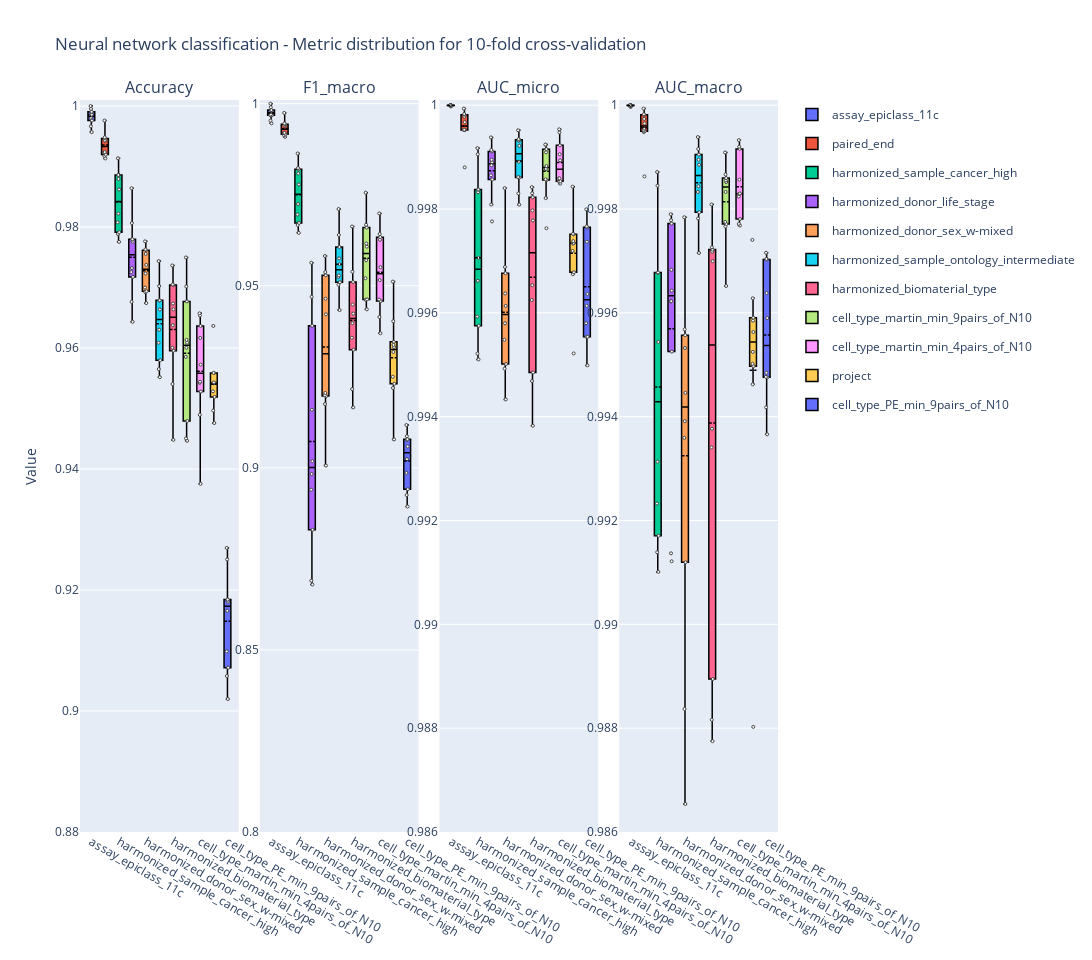

The notebook cell saved with this chart:
### Code cell
fig_logdir = base_fig_dir / "fig2_EpiAtlas_other" / "fig2--NN_perf_across_categories"
fig_logdir.mkdir(parents=False, exist_ok=True)

if mislabel_correction:
    this_fig_logdir = fig_logdir / "post_mislabel_correction"
    this_fig_logdir.mkdir(parents=False, exist_ok=True)
else:
    this_fig_logdir = fig_logdir / "no_mislabel_correction"
    this_fig_logdir.mkdir(parents=False, exist_ok=True)

metrics_full = ["Accuracy", "F1_macro", "AUC_micro", "AUC_macro"]
fig_name = f"{hdf5_type}_perf_across_categories_full"
sorted_task_names = NN_performance_across_classification_tasks(
    split_results_metrics,  # type: ignore
    sort_by_acc=True,
    metric_names=metrics_full,
)

### Figure 1 — Plotly figure (JSON) as saved in the notebook; plotly's stock layout.template omitted (floating-point values rounded to 4 significant figures)
{"data": [{"boxmean": true, "boxpoints": "all", "fillcolor": "#636EFA", "hovertemplate": "%{text}", "legendgroup": "assay_epiclass_11c", "line": {"color": "black", "width": 1.5}, "marker": {"color": "white", "line": {"width": 1}, "size": 3}, "name": "assay_epiclass_11c", "pointpos": 0, "showlegend": true, "text": ["split0: 0.9991", "split1: 0.9986", "split2: 0.9981", "split3: 0.9986", "split4: 0.9967", "split5: 1.0000", "split6: 0.9995", "split7: 0.9976", "split8: 0.9990", "split9: 0.9957"], "type": "box", "width": 0.5, "xaxis": "x", "y": [0.9991, 0.9986, 0.9981, 0.9986, 0.9967, 1, 0.9995, 0.9976, 0.999, 0.9957], "yaxis": "y"}, {"boxmean": true, "boxpoints": "all", "fillcolor": "#EF553B", "hovertemplate": "%{text}", "legendgroup": "paired_end", "line": {"color": "black", "width": 1.5}, "marker": {"color": "white", "line": {"width": 1}, "size": 3}, "name": "paired_end", "pointpos": 0, "showlegend": true, "text": ["split0: 0.9920", "split1: 0.9948", "split2: 0.9943", "split3: 0.9923", "split4: 0.9943", "split5: 0.9913", "split6: 0.9947", "split7: 0.9918", "split8: 0.9976", "split9: 0.9924"], "type": "box", "width": 0.5, "xaxis": "x", "y": [0.992, 0.9948, 0.9943, 0.9923, 0.9943, 0.9913, 0.9947, 0.9918, 0.9976, 0.9924], "yaxis": "y"}, {"boxmean": true, "boxpoints": "all", "fillcolor": "#00CC96", "hovertemplate": "%{text}", "legendgroup": "harmonized_sample_cancer_high", "line": {"color": "black", "width": 1.5}, "marker": {"color": "white", "line": {"width": 1}, "size": 3}, "name": "harmonized_sample_cancer_high", "pointpos": 0, "showlegend": true, "text": ["split0: 0.9791", "split1: 0.9862", "split2: 0.9789", "split3: 0.9776", "split4: 0.9879", "split5: 0.9886", "split6: 0.9914", "split7: 0.9886", "split8: 0.9822", "split9: 0.9808"], "type": "box", "width": 0.5, "xaxis": "x", "y": [0.9791, 0.9862, 0.9789, 0.9776, 0.9879, 0.9886, 0.9914, 0.9886, 0.9822, 0.9808], "yaxis": "y"}, {"boxmean": true, "boxpoints": "all", "fillcolor": "#AB63FA", "hovertemplate": "%{text}", "legendgroup": "harmonized_donor_life_stage", "line": {"color": "black", "width": 1.5}, "marker": {"color": "white", "line": {"width": 1}, "size": 3}, "name": "harmonized_donor_life_stage", "pointpos": 0, "showlegend": true, "text": ["split0: 0.9776", "split1: 0.9676", "split2: 0.9732", "split3: 0.9643", "split4: 0.9806", "split5: 0.9864", "split6: 0.9780", "split7: 0.9779", "split8: 0.9725", "split9: 0.9718"], "type": "box", "width": 0.5, "xaxis": "x", "y": [0.9776, 0.9676, 0.9732, 0.9643, 0.9806, 0.9864, 0.978, 0.9779, 0.9725, 0.9718], "yaxis": "y"}, {"boxmean": true, "boxpoints": "all", "fillcolor": "#FFA15A", "hovertemplate": "%{text}", "legendgroup": "harmonized_donor_sex_w-mixed", "line": {"color": "black", "width": 1.5}, "marker": {"color": "white", "line": {"width": 1}, "size": 3}, "name": "harmonized_donor_sex_w-mixed", "pointpos": 0, "showlegend": true, "text": ["split0: 0.9763", "split1: 0.9737", "split2: 0.9762", "split3: 0.9700", "split4: 0.9674", "split5: 0.9692", "split6: 0.9756", "split7: 0.9723", "split8: 0.9776", "split9: 0.9694"], "type": "box", "width": 0.5, "xaxis": "x", "y": [0.9763, 0.9737, 0.9762, 0.97, 0.9674, 0.9692, 0.9756, 0.9723, 0.9776, 0.9694], "yaxis": "y"}, {"boxmean": true, "boxpoints": "all", "fillcolor": "#19D3F3", "hovertemplate": "%{text}", "legendgroup": "harmonized_sample_ontology_intermediate", "line": {"color": "black", "width": 1.5}, "marker": {"color": "white", "line": {"width": 1}, "size": 3}, "name": "harmonized_sample_ontology_intermediate", "pointpos": 0, "showlegend": true, "text": ["split0: 0.9678", "split1: 0.9702", "split2: 0.9565", "split3: 0.9609", "split4: 0.9664", "split5: 0.9630", "split6: 0.9679", "split7: 0.9552", "split8: 0.9744", "split9: 0.9580"], "type": "box", "width": 0.5, "xaxis": "x", "y": [0.9678, 0.9702, 0.9565, 0.9609, 0.9664, 0.963, 0.9679, 0.9552, 0.9744, 0.958], "yaxis": "y"}, {"boxmean": true, "boxpoints": "all", "fillcolor": "#FF6692", "hovertemplate": "%{text}", "legendgroup": "harmonized_biomaterial_type", "line": {"color": "black", "width": 1.5}, "marker": {"color": "white", "line": {"width": 1}, "size": 3}, "name": "harmonized_biomaterial_type", "pointpos": 0, "showlegend": true, "text": ["split0: 0.9664", "split1: 0.9596", "split2: 0.9704", "split3: 0.9600", "split4: 0.9448", "split5: 0.9540", "split6: 0.9638", "split7: 0.9736", "split8: 0.9674", "split9: 0.9705"], "type": "box", "width": 0.5, "xaxis": "x", "y": [0.9664, 0.9596, 0.9704, 0.96, 0.9448, 0.954, 0.9638, 0.9736, 0.9674, 0.9705], "yaxis": "y"}, {"boxmean": true, "boxpoints": "all", "fillcolor": "#B6E880", "hovertemplate": "%{text}", "legendgroup": "cell_type_martin_min_9pairs_of_N10", "line": {"color": "black", "width": 1.5}, "marker": {"color": "white", "line": {"width": 1}, "size": 3}, "name": "cell_type_martin_min_9pairs_of_N10", "pointpos": 0, "showlegend": true, "text": ["split0: 0.9750", "split1: 0.9613", "split2: 0.9479", "split3: 0.9702", "split4: 0.9447", "split5: 0.9585", "split6: 0.9677", "split7: 0.9609", "split8: 0.9451", "split9: 0.9600"], "type": "box", "width": 0.5, "xaxis": "x", "y": [0.975, 0.9613, 0.9479, 0.9702, 0.9447, 0.9585, 0.9677, 0.9609, 0.9451, 0.96], "yaxis": "y"}, {"boxmean": true, "boxpoints": "all", "fillcolor": "#FF97FF", "hovertemplate": "%{text}", "legendgroup": "cell_type_martin_min_4pairs_of_N10", "line": {"color": "black", "width": 1.5}, "marker": {"color": "white", "line": {"width": 1}, "size": 3}, "name": "cell_type_martin_min_4pairs_of_N10", "pointpos": 0, "showlegend": true, "text": ["split0: 0.9657", "split1: 0.9542", "split2: 0.9617", "split3: 0.9573", "split4: 0.9490", "split5: 0.9544", "split6: 0.9637", "split7: 0.9528", "split8: 0.9376", "split9: 0.9654"], "type": "box", "width": 0.5, "xaxis": "x", "y": [0.9657, 0.9542, 0.9617, 0.9573, 0.949, 0.9544, 0.9637, 0.9528, 0.9376, 0.9654], "yaxis": "y"}, {"boxmean": true, "boxpoints": "all", "fillcolor": "#FECB52", "hovertemplate": "%{text}", "legendgroup": "project", "line": {"color": "black", "width": 1.5}, "marker": {"color": "white", "line": {"width": 1}, "size": 3}, "name": "project", "pointpos": 0, "showlegend": true, "text": ["split0: 0.9637", "split1: 0.9528", "split2: 0.9543", "split3: 0.9497", "split4: 0.9476", "split5: 0.9542", "split6: 0.9519", "split7: 0.9559", "split8: 0.9542", "split9: 0.9559"], "type": "box", "width": 0.5, "xaxis": "x", "y": [0.9637, 0.9528, 0.9543, 0.9497, 0.9476, 0.9542, 0.9519, 0.9559, 0.9542, 0.9559], "yaxis": "y"}, {"boxmean": true, "boxpoints": "all", "fillcolor": "#636EFA", "hovertemplate": "%{text}", "legendgroup": "cell_type_PE_min_9pairs_of_N10", "line": {"color": "black", "width": 1.5}, "marker": {"color": "white", "line": {"width": 1}, "size": 3}, "name": "cell_type_PE_min_9pairs_of_N10", "pointpos": 0, "showlegend": true, "text": ["split0: 0.9166", "split1: 0.9072", "split2: 0.9184", "split3: 0.9020", "split4: 0.9058", "split5: 0.9181", "split6: 0.9251", "split7: 0.9270", "split8: 0.9099", "split9: 0.9184"], "type": "box", "width": 0.5, "xaxis": "x", "y": [0.9166, 0.9072, 0.9184, 0.902, 0.9058, 0.9181, 0.9251, 0.927, 0.9099, 0.9184], "yaxis": "y"}, {"boxmean": true, "boxpoints": "all", "fillcolor": "#636EFA", "hovertemplate": "%{text}", "legendgroup": "assay_epiclass_11c", "line": {"color": "black", "width": 1.5}, "marker": {"color": "white", "line": {"width": 1}, "size": 3}, "name": "assay_epiclass_11c", "pointpos": 0, "showlegend": false, "text": ["split0: 0.9982", "split1: 0.9980", "split2: 0.9968", "split3: 0.9970", "split4: 0.9946", "split5: 1.0000", "split6: 0.9990", "split7: 0.9968", "split8: 0.9982", "split9: 0.9954"], "type": "box", "width": 0.5, "xaxis": "x2", "y": [0.9982, 0.998, 0.9968, 0.997, 0.9946, 1, 0.999, 0.9968, 0.9982, 0.9954], "yaxis": "y2"}, {"boxmean": true, "boxpoints": "all", "fillcolor": "#EF553B", "hovertemplate": "%{text}", "legendgroup": "paired_end", "line": {"color": "black", "width": 1.5}, "marker": {"color": "white", "line": {"width": 1}, "size": 3}, "name": "paired_end", "pointpos": 0, "showlegend": false, "text": ["split0: 0.9916", "split1: 0.9946", "split2: 0.9940", "split3: 0.9919", "split4: 0.9940", "split5: 0.9909", "split6: 0.9944", "split7: 0.9913", "split8: 0.9975", "split9: 0.9920"], "type": "box", "width": 0.5, "xaxis": "x2", "y": [0.9916, 0.9946, 0.994, 0.9919, 0.994, 0.9909, 0.9944, 0.9913, 0.9975, 0.992], "yaxis": "y2"}, {"boxmean": true, "boxpoints": "all", "fillcolor": "#00CC96", "hovertemplate": "%{text}", "legendgroup": "harmonized_sample_cancer_high", "line": {"color": "black", "width": 1.5}, "marker": {"color": "white", "line": {"width": 1}, "size": 3}, "name": "harmonized_sample_cancer_high", "pointpos": 0, "showlegend": false, "text": ["split0: 0.9672", "split1: 0.9778", "split2: 0.9666", "split3: 0.9645", "split4: 0.9808", "split5: 0.9823", "split6: 0.9863", "split7: 0.9820", "split8: 0.9724", "split9: 0.9696"], "type": "box", "width": 0.5, "xaxis": "x2", "y": [0.9672, 0.9778, 0.9666, 0.9645, 0.9808, 0.9823, 0.9863, 0.982, 0.9724, 0.9696], "yaxis": "y2"}, {"boxmean": true, "boxpoints": "all", "fillcolor": "#AB63FA", "hovertemplate": "%{text}", "legendgroup": "harmonized_donor_life_stage", "line": {"color": "black", "width": 1.5}, "marker": {"color": "white", "line": {"width": 1}, "size": 3}, "name": "harmonized_donor_life_stage", "pointpos": 0, "showlegend": false, "text": ["split0: 0.8983", "split1: 0.8830", "split2: 0.9159", "split3: 0.8940", "split4: 0.8680", "split5: 0.9470", "split6: 0.9390", "split7: 0.9563", "split8: 0.8690", "split9: 0.9018"], "type": "box", "width": 0.5, "xaxis": "x2", "y": [0.8983, 0.883, 0.9159, 0.894, 0.868, 0.947, 0.939, 0.9563, 0.869, 0.9018], "yaxis": "y2"}, {"boxmean": true, "boxpoints": "all", "fillcolor": "#FFA15A", "hovertemplate": "%{text}", "legendgroup": "harmonized_donor_sex_w-mixed", "line": {"color": "black", "width": 1.5}, "marker": {"color": "white", "line": {"width": 1}, "size": 3}, "name": "harmonized_donor_sex_w-mixed", "pointpos": 0, "showlegend": false, "text": ["split0: 0.9537", "split1: 0.9199", "split2: 0.9197", "split3: 0.9006", "split4: 0.9175", "split5: 0.9421", "split6: 0.9465", "split7: 0.9582", "split8: 0.9206", "split9: 0.9529"], "type": "box", "width": 0.5, "xaxis": "x2", "y": [0.9537, 0.9199, 0.9197, 0.9006, 0.9175, 0.9421, 0.9465, 0.9582, 0.9206, 0.9529], "yaxis": "y2"}, {"boxmean": true, "boxpoints": "all", "fillcolor": "#19D3F3", "hovertemplate": "%{text}", "legendgroup": "harmonized_sample_ontology_intermediate", "line": {"color": "black", "width": 1.5}, "marker": {"color": "white", "line": {"width": 1}, "size": 3}, "name": "harmonized_sample_ontology_intermediate", "pointpos": 0, "showlegend": false, "text": ["split0: 0.9575", "split1: 0.9639", "split2: 0.9503", "split3: 0.9510", "split4: 0.9559", "split5: 0.9524", "split6: 0.9606", "split7: 0.9528", "split8: 0.9711", "split9: 0.9433"], "type": "box", "width": 0.5, "xaxis": "x2", "y": [0.9575, 0.9639, 0.9503, 0.951, 0.9559, 0.9524, 0.9606, 0.9528, 0.9711, 0.9433], "yaxis": "y2"}, {"boxmean": true, "boxpoints": "all", "fillcolor": "#FF6692", "hovertemplate": "%{text}", "legendgroup": "harmonized_biomaterial_type", "line": {"color": "black", "width": 1.5}, "marker": {"color": "white", "line": {"width": 1}, "size": 3}, "name": "harmonized_biomaterial_type", "pointpos": 0, "showlegend": false, "text": ["split0: 0.9397", "split1: 0.9325", "split2: 0.9538", "split3: 0.9357", "split4: 0.9166", "split5: 0.9216", "split6: 0.9424", "split7: 0.9663", "split8: 0.9448", "split9: 0.9510"], "type": "box", "width": 0.5, "xaxis": "x2", "y": [0.9397, 0.9325, 0.9538, 0.9357, 0.9166, 0.9216, 0.9424, 0.9663, 0.9448, 0.951], "yaxis": "y2"}, {"boxmean": true, "boxpoints": "all", "fillcolor": "#B6E880", "hovertemplate": "%{text}", "legendgroup": "cell_type_martin_min_9pairs_of_N10", "line": {"color": "black", "width": 1.5}, "marker": {"color": "white", "line": {"width": 1}, "size": 3}, "name": "cell_type_martin_min_9pairs_of_N10", "pointpos": 0, "showlegend": false, "text": ["split0: 0.9756", "split1: 0.9616", "split2: 0.9461", "split3: 0.9660", "split4: 0.9435", "split5: 0.9521", "split6: 0.9667", "split7: 0.9570", "split8: 0.9462", "split9: 0.9607"], "type": "box", "width": 0.5, "xaxis": "x2", "y": [0.9756, 0.9616, 0.9461, 0.966, 0.9435, 0.9521, 0.9667, 0.957, 0.9462, 0.9607], "yaxis": "y2"}, {"boxmean": true, "boxpoints": "all", "fillcolor": "#FF97FF", "hovertemplate": "%{text}", "legendgroup": "cell_type_martin_min_4pairs_of_N10", "line": {"color": "black", "width": 1.5}, "marker": {"color": "white", "line": {"width": 1}, "size": 3}, "name": "cell_type_martin_min_4pairs_of_N10", "pointpos": 0, "showlegend": false, "text": ["split0: 0.9642", "split1: 0.9551", "split2: 0.9633", "split3: 0.9516", "split4: 0.9458", "split5: 0.9462", "split6: 0.9626", "split7: 0.9414", "split8: 0.9369", "split9: 0.9699"], "type": "box", "width": 0.5, "xaxis": "x2", "y": [0.9642, 0.9551, 0.9633, 0.9516, 0.9458, 0.9462, 0.9626, 0.9414, 0.9369, 0.9699], "yaxis": "y2"}, {"boxmean": true, "boxpoints": "all", "fillcolor": "#FECB52", "hovertemplate": "%{text}", "legendgroup": "project", "line": {"color": "black", "width": 1.5}, "marker": {"color": "white", "line": {"width": 1}, "size": 3}, "name": "project", "pointpos": 0, "showlegend": false, "text": ["split0: 0.9511", "split1: 0.9318", "split2: 0.9231", "split3: 0.9338", "split4: 0.9219", "split5: 0.9332", "split6: 0.9346", "split7: 0.9403", "split8: 0.9078", "split9: 0.9250"], "type": "box", "width": 0.5, "xaxis": "x2", "y": [0.9511, 0.9318, 0.9231, 0.9338, 0.9219, 0.9332, 0.9346, 0.9403, 0.9078, 0.925], "yaxis": "y2"}, {"boxmean": true, "boxpoints": "all", "fillcolor": "#636EFA", "hovertemplate": "%{text}", "legendgroup": "cell_type_PE_min_9pairs_of_N10", "line": {"color": "black", "width": 1.5}, "marker": {"color": "white", "line": {"width": 1}, "size": 3}, "name": "cell_type_PE_min_9pairs_of_N10", "pointpos": 0, "showlegend": false, "text": ["split0: 0.9079", "split1: 0.8925", "split2: 0.9087", "split3: 0.8894", "split4: 0.8941", "split5: 0.9024", "split6: 0.9077", "split7: 0.9118", "split8: 0.8986", "split9: 0.9059"], "type": "box", "width": 0.5, "xaxis": "x2", "y": [0.9079, 0.8925, 0.9087, 0.8894, 0.8941, 0.9024, 0.9077, 0.9118, 0.8986, 0.9059], "yaxis": "y2"}, {"boxmean": true, "boxpoints": "all", "fillcolor": "#636EFA", "hovertemplate": "%{text}", "legendgroup": "assay_epiclass_11c", "line": {"color": "black", "width": 1.5}, "marker": {"color": "white", "line": {"width": 1}, "size": 3}, "name": "assay_epiclass_11c", "pointpos": 0, "showlegend": false, "text": ["split0: 1.0000", "split1: 1.0000", "split2: 1.0000", "split3: 1.0000", "split4: 1.0000", "split5: 1.0000", "split6: 1.0000", "split7: 1.0000", "split8: 1.0000", "split9: 1.0000"], "type": "box", "width": 0.5, "xaxis": "x3", "y": [1.0, 1.0, 1.0, 1.0, 1.0, 1, 1.0, 1.0, 1.0, 1.0], "yaxis": "y3"}, {"boxmean": true, "boxpoints": "all", "fillcolor": "#EF553B", "hovertemplate": "%{text}", "legendgroup": "paired_end", "line": {"color": "black", "width": 1.5}, "marker": {"color": "white", "line": {"width": 1}, "size": 3}, "name": "paired_end", "pointpos": 0, "showlegend": false, "text": ["split0: 0.9995", "split1: 0.9998", "split2: 0.9995", "split3: 0.9995", "split4: 0.9997", "split5: 0.9988", "split6: 0.9998", "split7: 0.9995", "split8: 0.9999", "split9: 0.9998"], "type": "box", "width": 0.5, "xaxis": "x3", "y": [0.9995, 0.9998, 0.9995, 0.9995, 0.9997, 0.9988, 0.9998, 0.9995, 0.9999, 0.9998], "yaxis": "y3"}, {"boxmean": true, "boxpoints": "all", "fillcolor": "#00CC96", "hovertemplate": "%{text}", "legendgroup": "harmonized_sample_cancer_high", "line": {"color": "black", "width": 1.5}, "marker": {"color": "white", "line": {"width": 1}, "size": 3}, "name": "harmonized_sample_cancer_high", "pointpos": 0, "showlegend": false, "text": ["split0: 0.9952", "split1: 0.9958", "split2: 0.9966", "split3: 0.9959", "split4: 0.9983", "split5: 0.9984", "split6: 0.9991", "split7: 0.9992", "split8: 0.9951", "split9: 0.9971"], "type": "box", "width": 0.5, "xaxis": "x3", "y": [0.9952, 0.9958, 0.9966, 0.9959, 0.9983, 0.9984, 0.9991, 0.9992, 0.9951, 0.9971], "yaxis": "y3"}, {"boxmean": true, "boxpoints": "all", "fillcolor": "#AB63FA", "hovertemplate": "%{text}", "legendgroup": "harmonized_donor_life_stage", "line": {"color": "black", "width": 1.5}, "marker": {"color": "white", "line": {"width": 1}, "size": 3}, "name": "harmonized_donor_life_stage", "pointpos": 0, "showlegend": false, "text": ["split0: 0.9989", "split1: 0.9981", "split2: 0.9978", "split3: 0.9988", "split4: 0.9989", "split5: 0.9994", "split6: 0.9991", "split7: 0.9991", "split8: 0.9986", "split9: 0.9986"], "type": "box", "width": 0.5, "xaxis": "x3", "y": [0.9989, 0.9981, 0.9978, 0.9988, 0.9989, 0.9994, 0.9991, 0.9991, 0.9986, 0.9986], "yaxis": "y3"}, {"boxmean": true, "boxpoints": "all", "fillcolor": "#FFA15A", "hovertemplate": "%{text}", "legendgroup": "harmonized_donor_sex_w-mixed", "line": {"color": "black", "width": 1.5}, "marker": {"color": "white", "line": {"width": 1}, "size": 3}, "name": "harmonized_donor_sex_w-mixed", "pointpos": 0, "showlegend": false, "text": ["split0: 0.9961", "split1: 0.9943", "split2: 0.9969", "split3: 0.9955", "split4: 0.9958", "split5: 0.9964", "split6: 0.9968", "split7: 0.9949", "split8: 0.9984", "split9: 0.9950"], "type": "box", "width": 0.5, "xaxis": "x3", "y": [0.9961, 0.9943, 0.9969, 0.9955, 0.9958, 0.9964, 0.9968, 0.9949, 0.9984, 0.995], "yaxis": "y3"}, {"boxmean": true, "boxpoints": "all", "fillcolor": "#19D3F3", "hovertemplate": "%{text}", "legendgroup": "harmonized_sample_ontology_intermediate", "line": {"color": "black", "width": 1.5}, "marker": {"color": "white", "line": {"width": 1}, "size": 3}, "name": "harmonized_sample_ontology_intermediate", "pointpos": 0, "showlegend": false, "text": ["split0: 0.9993", "split1: 0.9986", "split2: 0.9983", "split3: 0.9992", "split4: 0.9986", "split5: 0.9993", "split6: 0.9989", "split7: 0.9981", "split8: 0.9995", "split9: 0.9993"], "type": "box", "width": 0.5, "xaxis": "x3", "y": [0.9993, 0.9986, 0.9983, 0.9992, 0.9986, 0.9993, 0.9989, 0.9981, 0.9995, 0.9993], "yaxis": "y3"}, {"boxmean": true, "boxpoints": "all", "fillcolor": "#FF6692", "hovertemplate": "%{text}", "legendgroup": "harmonized_biomaterial_type", "line": {"color": "black", "width": 1.5}, "marker": {"color": "white", "line": {"width": 1}, "size": 3}, "name": "harmonized_biomaterial_type", "pointpos": 0, "showlegend": false, "text": ["split0: 0.9978", "split1: 0.9947", "split2: 0.9984", "split3: 0.9962", "split4: 0.9938", "split5: 0.9949", "split6: 0.9965", "split7: 0.9982", "split8: 0.9980", "split9: 0.9983"], "type": "box", "width": 0.5, "xaxis": "x3", "y": [0.9978, 0.9947, 0.9984, 0.9962, 0.9938, 0.9949, 0.9965, 0.9982, 0.998, 0.9983], "yaxis": "y3"}, {"boxmean": true, "boxpoints": "all", "fillcolor": "#B6E880", "hovertemplate": "%{text}", "legendgroup": "cell_type_martin_min_9pairs_of_N10", "line": {"color": "black", "width": 1.5}, "marker": {"color": "white", "line": {"width": 1}, "size": 3}, "name": "cell_type_martin_min_9pairs_of_N10", "pointpos": 0, "showlegend": false, "text": ["split0: 0.9982", "split1: 0.9992", "split2: 0.9986", "split3: 0.9991", "split4: 0.9976", "split5: 0.9988", "split6: 0.9992", "split7: 0.9992", "split8: 0.9986", "split9: 0.9988"], "type": "box", "width": 0.5, "xaxis": "x3", "y": [0.9982, 0.9992, 0.9986, 0.9991, 0.9976, 0.9988, 0.9992, 0.9992, 0.9986, 0.9988], "yaxis": "y3"}, {"boxmean": true, "boxpoints": "all", "fillcolor": "#FF97FF", "hovertemplate": "%{text}", "legendgroup": "cell_type_martin_min_4pairs_of_N10", "line": {"color": "black", "width": 1.5}, "marker": {"color": "white", "line": {"width": 1}, "size": 3}, "name": "cell_type_martin_min_4pairs_of_N10", "pointpos": 0, "showlegend": false, "text": ["split0: 0.9991", "split1: 0.9992", "split2: 0.9986", "split3: 0.9985", "split4: 0.9989", "split5: 0.9985", "split6: 0.9995", "split7: 0.9986", "split8: 0.9985", "split9: 0.9995"], "type": "box", "width": 0.5, "xaxis": "x3", "y": [0.9991, 0.9992, 0.9986, 0.9985, 0.9989, 0.9985, 0.9995, 0.9986, 0.9985, 0.9995], "yaxis": "y3"}, {"boxmean": true, "boxpoints": "all", "fillcolor": "#FECB52", "hovertemplate": "%{text}", "legendgroup": "project", "line": {"color": "black", "width": 1.5}, "marker": {"color": "white", "line": {"width": 1}, "size": 3}, "name": "project", "pointpos": 0, "showlegend": false, "text": ["split0: 0.9973", "split1: 0.9975", "split2: 0.9975", "split3: 0.9972", "split4: 0.9974", "split5: 0.9967", "split6: 0.9952", "split7: 0.9968", "split8: 0.9973", "split9: 0.9984"], "type": "box", "width": 0.5, "xaxis": "x3", "y": [0.9973, 0.9975, 0.9975, 0.9972, 0.9974, 0.9967, 0.9952, 0.9968, 0.9973, 0.9984], "yaxis": "y3"}, {"boxmean": true, "boxpoints": "all", "fillcolor": "#636EFA", "hovertemplate": "%{text}", "legendgroup": "cell_type_PE_min_9pairs_of_N10", "line": {"color": "black", "width": 1.5}, "marker": {"color": "white", "line": {"width": 1}, "size": 3}, "name": "cell_type_PE_min_9pairs_of_N10", "pointpos": 0, "showlegend": false, "text": ["split0: 0.9974", "split1: 0.9950", "split2: 0.9955", "split3: 0.9964", "split4: 0.9955", "split5: 0.9977", "split6: 0.9976", "split7: 0.9980", "split8: 0.9961", "split9: 0.9958"], "type": "box", "width": 0.5, "xaxis": "x3", "y": [0.9974, 0.995, 0.9955, 0.9964, 0.9955, 0.9977, 0.9976, 0.998, 0.9961, 0.9958], "yaxis": "y3"}, {"boxmean": true, "boxpoints": "all", "fillcolor": "#636EFA", "hovertemplate": "%{text}", "legendgroup": "assay_epiclass_11c", "line": {"color": "black", "width": 1.5}, "marker": {"color": "white", "line": {"width": 1}, "size": 3}, "name": "assay_epiclass_11c", "pointpos": 0, "showlegend": false, "text": ["split0: 1.0000", "split1: 1.0000", "split2: 1.0000", "split3: 1.0000", "split4: 1.0000", "split5: 1.0000", "split6: 1.0000", "split7: 1.0000", "split8: 1.0000", "split9: 1.0000"], "type": "box", "width": 0.5, "xaxis": "x4", "y": [1, 1.0, 1.0, 1.0, 1.0, 1, 1.0, 1, 1.0, 1.0], "yaxis": "y4"}, {"boxmean": true, "boxpoints": "all", "fillcolor": "#EF553B", "hovertemplate": "%{text}", "legendgroup": "paired_end", "line": {"color": "black", "width": 1.5}, "marker": {"color": "white", "line": {"width": 1}, "size": 3}, "name": "paired_end", "pointpos": 0, "showlegend": false, "text": ["split0: 0.9995", "split1: 0.9997", "split2: 0.9995", "split3: 0.9995", "split4: 0.9996", "split5: 0.9986", "split6: 0.9998", "split7: 0.9995", "split8: 0.9999", "split9: 0.9998"], "type": "box", "width": 0.5, "xaxis": "x4", "y": [0.9995, 0.9997, 0.9995, 0.9995, 0.9996, 0.9986, 0.9998, 0.9995, 0.9999, 0.9998], "yaxis": "y4"}, {"boxmean": true, "boxpoints": "all", "fillcolor": "#00CC96", "hovertemplate": "%{text}", "legendgroup": "harmonized_sample_cancer_high", "line": {"color": "black", "width": 1.5}, "marker": {"color": "white", "line": {"width": 1}, "size": 3}, "name": "harmonized_sample_cancer_high", "pointpos": 0, "showlegend": false, "text": ["split0: 0.9917", "split1: 0.9910", "split2: 0.9931", "split3: 0.9923", "split4: 0.9968", "split5: 0.9968", "split6: 0.9987", "split7: 0.9984", "split8: 0.9914", "split9: 0.9954"], "type": "box", "width": 0.5, "xaxis": "x4", "y": [0.9917, 0.991, 0.9931, 0.9923, 0.9968, 0.9968, 0.9987, 0.9984, 0.9914, 0.9954], "yaxis": "y4"}, {"boxmean": true, "boxpoints": "all", "fillcolor": "#AB63FA", "hovertemplate": "%{text}", "legendgroup": "harmonized_donor_life_stage", "line": {"color": "black", "width": 1.5}, "marker": {"color": "white", "line": {"width": 1}, "size": 3}, "name": "harmonized_donor_life_stage", "pointpos": 0, "showlegend": false, "text": ["split0: 0.9968", "split1: 0.9953", "split2: 0.9912", "split3: 0.9962", "split4: 0.9962", "split5: 0.9979", "split6: 0.9977", "split7: 0.9978", "split8: 0.9914", "split9: 0.9964"], "type": "box", "width": 0.5, "xaxis": "x4", "y": [0.9968, 0.9953, 0.9912, 0.9962, 0.9962, 0.9979, 0.9977, 0.9978, 0.9914, 0.9964], "yaxis": "y4"}, {"boxmean": true, "boxpoints": "all", "fillcolor": "#FFA15A", "hovertemplate": "%{text}", "legendgroup": "harmonized_donor_sex_w-mixed", "line": {"color": "black", "width": 1.5}, "marker": {"color": "white", "line": {"width": 1}, "size": 3}, "name": "harmonized_donor_sex_w-mixed", "pointpos": 0, "showlegend": false, "text": ["split0: 0.9865", "split1: 0.9884", "split2: 0.9945", "split3: 0.9936", "split4: 0.9953", "split5: 0.9956", "split6: 0.9957", "split7: 0.9912", "split8: 0.9978", "split9: 0.9939"], "type": "box", "width": 0.5, "xaxis": "x4", "y": [0.9865, 0.9884, 0.9945, 0.9936, 0.9953, 0.9956, 0.9957, 0.9912, 0.9978, 0.9939], "yaxis": "y4"}, {"boxmean": true, "boxpoints": "all", "fillcolor": "#19D3F3", "hovertemplate": "%{text}", "legendgroup": "harmonized_sample_ontology_intermediate", "line": {"color": "black", "width": 1.5}, "marker": {"color": "white", "line": {"width": 1}, "size": 3}, "name": "harmonized_sample_ontology_intermediate", "pointpos": 0, "showlegend": false, "text": ["split0: 0.9992", "split1: 0.9983", "split2: 0.9978", "split3: 0.9989", "split4: 0.9979", "split5: 0.9989", "split6: 0.9984", "split7: 0.9972", "split8: 0.9994", "split9: 0.9990"], "type": "box", "width": 0.5, "xaxis": "x4", "y": [0.9992, 0.9983, 0.9978, 0.9989, 0.9979, 0.9989, 0.9984, 0.9972, 0.9994, 0.999], "yaxis": "y4"}, {"boxmean": true, "boxpoints": "all", "fillcolor": "#FF6692", "hovertemplate": "%{text}", "legendgroup": "harmonized_biomaterial_type", "line": {"color": "black", "width": 1.5}, "marker": {"color": "white", "line": {"width": 1}, "size": 3}, "name": "harmonized_biomaterial_type", "pointpos": 0, "showlegend": false, "text": ["split0: 0.9970", "split1: 0.9877", "split2: 0.9981", "split3: 0.9934", "split4: 0.9882", "split5: 0.9889", "split6: 0.9938", "split7: 0.9972", "split8: 0.9973", "split9: 0.9972"], "type": "box", "width": 0.5, "xaxis": "x4", "y": [0.997, 0.9877, 0.9981, 0.9934, 0.9882, 0.9889, 0.9938, 0.9972, 0.9973, 0.9972], "yaxis": "y4"}, {"boxmean": true, "boxpoints": "all", "fillcolor": "#B6E880", "hovertemplate": "%{text}", "legendgroup": "cell_type_martin_min_9pairs_of_N10", "line": {"color": "black", "width": 1.5}, "marker": {"color": "white", "line": {"width": 1}, "size": 3}, "name": "cell_type_martin_min_9pairs_of_N10", "pointpos": 0, "showlegend": false, "text": ["split0: 0.9977", "split1: 0.9987", "split2: 0.9985", "split3: 0.9986", "split4: 0.9965", "split5: 0.9983", "split6: 0.9986", "split7: 0.9991", "split8: 0.9977", "split9: 0.9978"], "type": "box", "width": 0.5, "xaxis": "x4", "y": [0.9977, 0.9987, 0.9985, 0.9986, 0.9965, 0.9983, 0.9986, 0.9991, 0.9977, 0.9978], "yaxis": "y4"}, {"boxmean": true, "boxpoints": "all", "fillcolor": "#FF97FF", "hovertemplate": "%{text}", "legendgroup": "cell_type_martin_min_4pairs_of_N10", "line": {"color": "black", "width": 1.5}, "marker": {"color": "white", "line": {"width": 1}, "size": 3}, "name": "cell_type_martin_min_4pairs_of_N10", "pointpos": 0, "showlegend": false, "text": ["split0: 0.9986", "split1: 0.9992", "split2: 0.9982", "split3: 0.9977", "split4: 0.9983", "split5: 0.9978", "split6: 0.9993", "split7: 0.9983", "split8: 0.9977", "split9: 0.9992"], "type": "box", "width": 0.5, "xaxis": "x4", "y": [0.9986, 0.9992, 0.9982, 0.9977, 0.9983, 0.9978, 0.9993, 0.9983, 0.9977, 0.9992], "yaxis": "y4"}, {"boxmean": true, "boxpoints": "all", "fillcolor": "#FECB52", "hovertemplate": "%{text}", "legendgroup": "project", "line": {"color": "black", "width": 1.5}, "marker": {"color": "white", "line": {"width": 1}, "size": 3}, "name": "project", "pointpos": 0, "showlegend": false, "text": ["split0: 0.9959", "split1: 0.9963", "split2: 0.9950", "split3: 0.9950", "split4: 0.9956", "split5: 0.9952", "split6: 0.9880", "split7: 0.9946", "split8: 0.9958", "split9: 0.9974"], "type": "box", "width": 0.5, "xaxis": "x4", "y": [0.9959, 0.9963, 0.995, 0.995, 0.9956, 0.9952, 0.988, 0.9946, 0.9958, 0.9974], "yaxis": "y4"}, {"boxmean": true, "boxpoints": "all", "fillcolor": "#636EFA", "hovertemplate": "%{text}", "legendgroup": "cell_type_PE_min_9pairs_of_N10", "line": {"color": "black", "width": 1.5}, "marker": {"color": "white", "line": {"width": 1}, "size": 3}, "name": "cell_type_PE_min_9pairs_of_N10", "pointpos": 0, "showlegend": false, "text": ["split0: 0.9964", "split1: 0.9937", "split2: 0.9948", "split3: 0.9959", "split4: 0.9942", "split5: 0.9970", "split6: 0.9970", "split7: 0.9972", "split8: 0.9948", "split9: 0.9948"], "type": "box", "width": 0.5, "xaxis": "x4", "y": [0.9964, 0.9937, 0.9948, 0.9959, 0.9942, 0.997, 0.997, 0.9972, 0.9948, 0.9948], "yaxis": "y4"}], "layout": {"annotations": [{"font": {"size": 16}, "showarrow": false, "text": "Accuracy", "x": 0.1138, "xanchor": "center", "xref": "paper", "y": 1, "yanchor": "bottom", "yref": "paper"}, {"font": {"size": 16}, "showarrow": false, "text": "F1_macro", "x": 0.3712, "xanchor": "center", "xref": "paper", "y": 1, "yanchor": "bottom", "yref": "paper"}, {"font": {"size": 16}, "showarrow": false, "text": "AUC_micro", "x": 0.6288, "xanchor": "center", "xref": "paper", "y": 1, "yanchor": "bottom", "yref": "paper"}, {"font": {"size": 16}, "showarrow": false, "text": "AUC_macro", "x": 0.8862, "xanchor": "center", "xref": "paper", "y": 1, "yanchor": "bottom", "yref": "paper"}], "boxmode": "group", "height": 960, "title": {"text": "Neural network classification - Metric distribution for 10-fold cross-validation"}, "width": 1400, "xaxis": {"anchor": "y", "domain": [0, 0.2275]}, "xaxis2": {"anchor": "y2", "domain": [0.2575, 0.485]}, "xaxis3": {"anchor": "y3", "domain": [0.515, 0.7425]}, "xaxis4": {"anchor": "y4", "domain": [0.7725, 1]}, "yaxis": {"anchor": "x", "domain": [0, 1], "range": [0.88, 1.001], "title": {"text": "Value"}}, "yaxis2": {"anchor": "x2", "domain": [0, 1], "range": [0.8, 1.001]}, "yaxis3": {"anchor": "x3", "domain": [0, 1], "range": [0.986, 1.0]}, "yaxis4": {"anchor": "x4", "domain": [0, 1], "range": [0.986, 1.0]}}}
